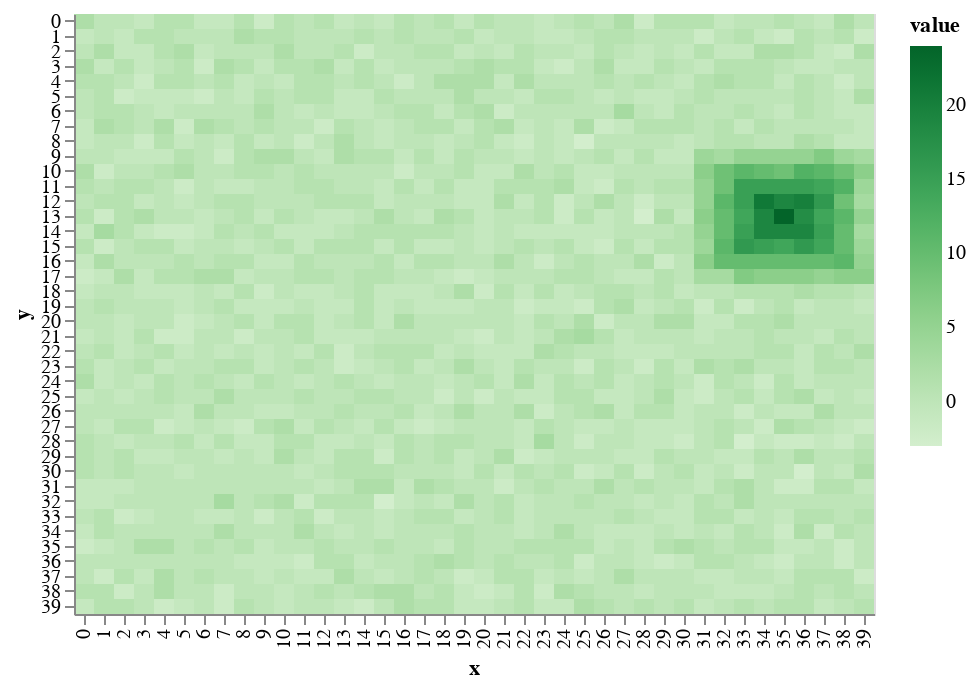

Source (notebook cell):
### Markdown cell above
This makes a much more _natural_ looking mountain.

### Code cell
world.add_mountain(mdf)
draw.drawTerrainHeight(world.grid_elevation)

### Figure 1 — Vega-Lite specification as saved in the notebook (floating-point values rounded to 4 significant figures; data arrays with more than 128 entries replaced by an {"elided": "..."} marker saying what was removed)
{"$schema": "https://vega.github.io/schema/vega-lite/v2.6.0.json", "config": {"view": {"height": 300, "width": 400}}, "data": {"name": "data-e7097120ca1bf431b727a9ae1f64eb10"}, "datasets": {"data-e7097120ca1bf431b727a9ae1f64eb10": {"elided": "1600 records"}}, "encoding": {"color": {"field": "value", "scale": {"scheme": "greens"}, "type": "quantitative"}, "x": {"field": "x", "type": "ordinal"}, "y": {"field": "y", "type": "ordinal"}}, "mark": "rect"}
